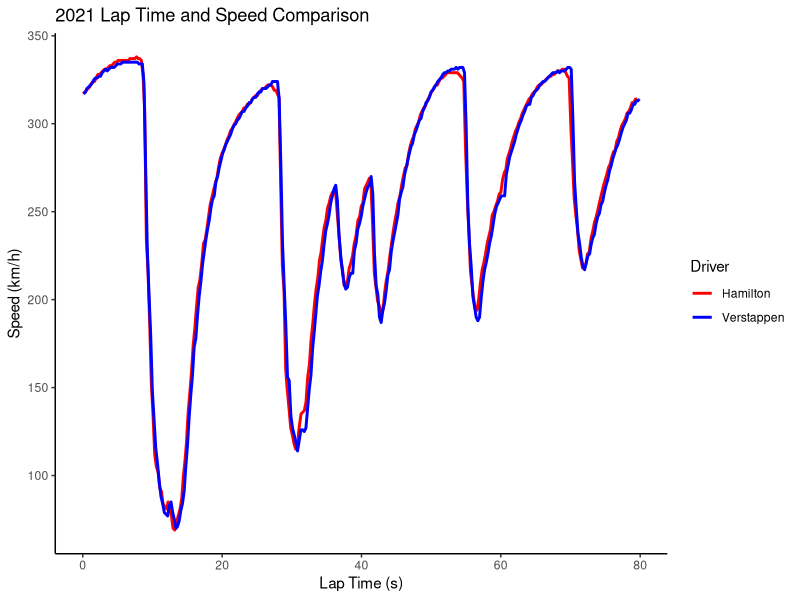
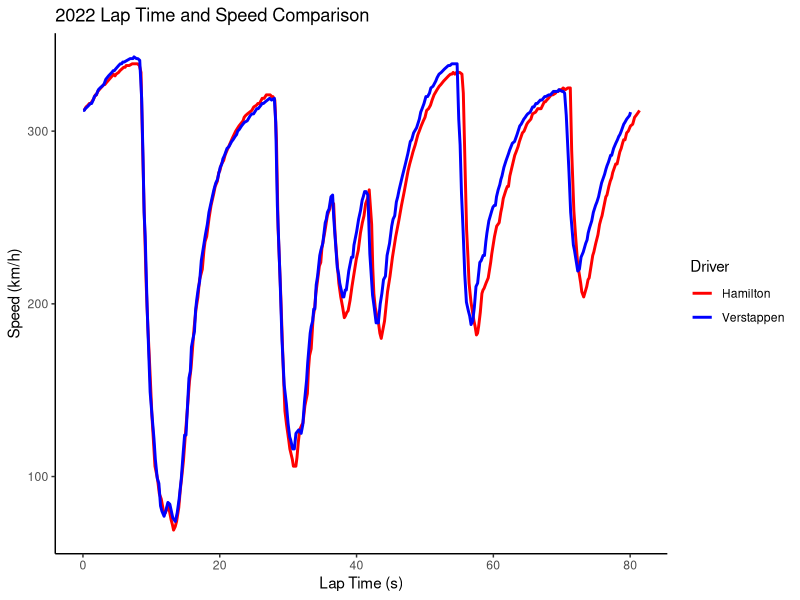

These figures' R source, in order:
## ---- chunk 1
library(tidyverse)
library(data.table)
## ---- chunk 2
convertTime <- function(timeData){
  newData <- as.numeric(timeData)
  newData <- newData / 1000
  return(newData)
}
HAM2021SpeedData <- scan("Data/ham_car_data_2021_clean.txt", character(), quote = "")
HAM2021TimeData <- scan("Data/ham_time_data_2021_clean.txt", character(), quote = "")
HAM2021LapData <- data.table(HAM2021TimeData, HAM2021SpeedData)
HAM2021LapData$HAM2021TimeData <- convertTime(HAM2021LapData$HAM2021TimeData)
HAM2021LapData$HAM2021SpeedData <- as.numeric(HAM2021LapData$HAM2021SpeedData)
VER2021SpeedData <- scan("Data/ver_car_data_2021_clean.txt", character(), quote = "")
VER2021TimeData <- scan("Data/ver_time_data_2021_clean.txt", character(), quote = "")
VER2021LapData <- data.table(VER2021TimeData, VER2021SpeedData)
VER2021LapData$VER2021TimeData <- convertTime(VER2021LapData$VER2021TimeData)
VER2021LapData$VER2021SpeedData <- as.numeric(VER2021LapData$VER2021SpeedData)
head(HAM2021LapData)
ggplot() +
  geom_line(data = HAM2021LapData, aes(x = HAM2021TimeData, y = HAM2021SpeedData, color = "Hamilton"), size = 1) +
  geom_line(data = VER2021LapData, aes(x = VER2021TimeData, y = VER2021SpeedData, color = "Verstappen"), size = 1) +
  labs(title = "2021 Lap Time and Speed Comparison",
       x = "Lap Time (s)", y = "Speed (km/h)",
       color = "Driver") +
  scale_color_manual(values = c("red", "blue"),
                     labels = c("Hamilton", "Verstappen"),
                     name = "Driver") +
  theme_classic()
## ---- chunk 3
HAM2022SpeedData <- scan("Data/ham_car_data_2022_clean.txt", character(), quote = "")
HAM2022TimeData <- scan("Data/ham_time_data_2022_clean.txt", character(), quote = "")
HAM2022LapData <- data.table(HAM2022TimeData, HAM2022SpeedData)
HAM2022LapData$HAM2022TimeData <- convertTime(HAM2022LapData$HAM2022TimeData)
HAM2022LapData$HAM2022SpeedData <- as.numeric(HAM2022LapData$HAM2022SpeedData)
VER2022SpeedData <- scan("Data/ver_car_data_2022_clean.txt", character(), quote = "")
VER2022TimeData <- scan("Data/ver_time_data_2022_clean.txt", character(), quote = "")
VER2022LapData <- data.table(VER2022TimeData, VER2022SpeedData)
VER2022LapData$VER2022TimeData <- convertTime(VER2022LapData$VER2022TimeData)
VER2022LapData$VER2022SpeedData <- as.numeric(VER2022LapData$VER2022SpeedData)
head(VER2022LapData)
ggplot() +
  geom_line(data = HAM2022LapData, aes(x = HAM2022TimeData, y = HAM2022SpeedData, color = "Hamilton"), size = 1) +
  geom_line(data = VER2022LapData, aes(x = VER2022TimeData, y = VER2022SpeedData, color = "Verstappen"), size = 1) +
  labs(title = "2022 Lap Time and Speed Comparison",
       x = "Lap Time (s)", y = "Speed (km/h)",
       color = "Driver") +
  scale_color_manual(values = c("red", "blue"),
                     labels = c("Hamilton", "Verstappen"),
                     name = "Driver") +
  theme_classic()
